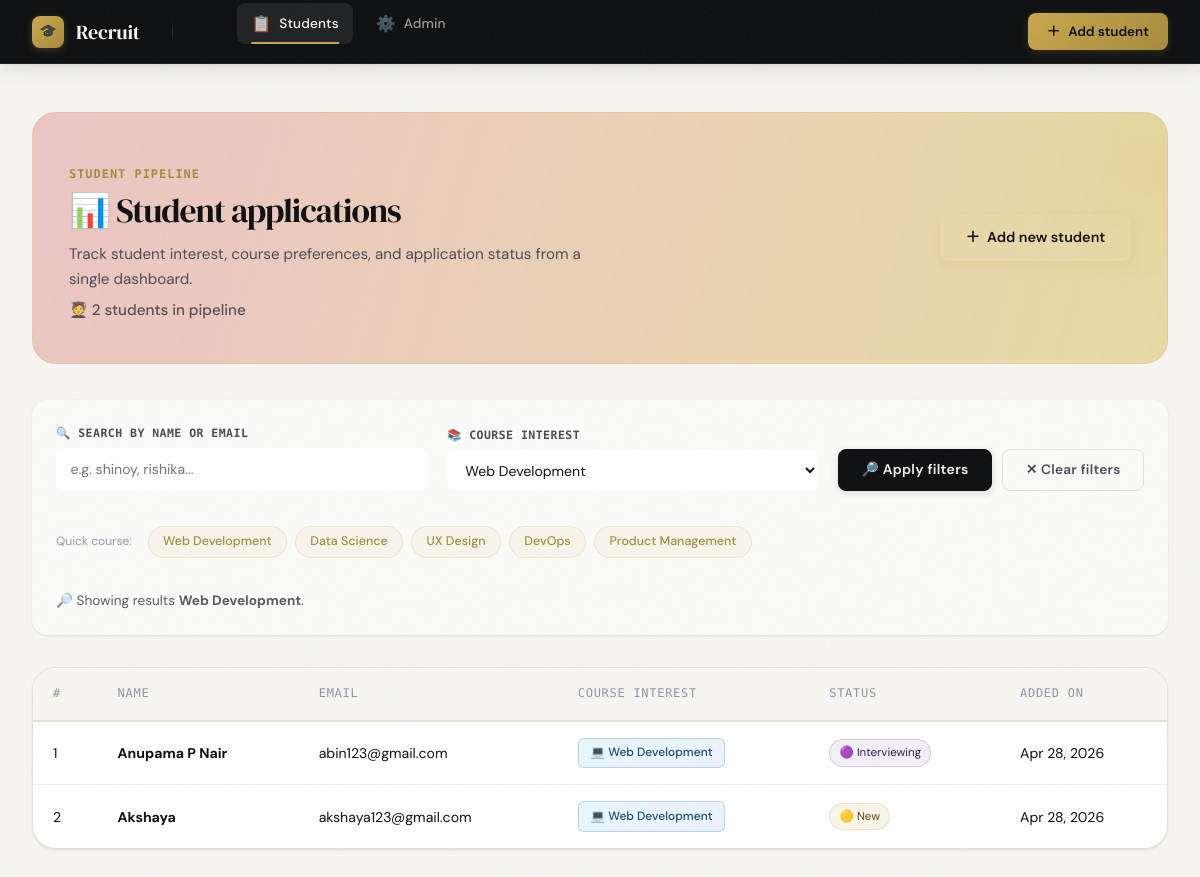
The app's page /?course_interest=web_development with its own data.
### students/models.py (models this page shows, shortened)
class Student(models.Model):
	COURSE_CHOICES = [
		("web_development", "Web Development"),
		("data_science", "Data Science"),
		("ux_design", "UX Design"),
		("devops", "DevOps"),
		("product_management", "Product Management"),
	]
	STATUS_CHOICES = [
		("new", "New"),
		("contacted", "Contacted"),
		("interviewing", "Interviewing"),
		("accepted", "Accepted"),
		("rejected", "Rejected"),
	]
	name = models.CharField(max_length=120)
	email = models.EmailField(unique=True)
	course_interest = models.CharField(max_length=32, choices=COURSE_CHOICES)
	status = models.CharField(max_length=24, choices=STATUS_CHOICES, default="new")
	created_at = models.DateTimeField(auto_now_add=True)

### students/views.py (the view)
# urls.py: path("", views.student_list, name="list"),
def student_list(request):
	query = request.GET.get("q", "").strip()
	course_interest = request.GET.get("course_interest", "").strip()
	students = Student.objects.all().order_by("-created_at")
	if query:
		students = students.filter(Q(name__icontains=query) | Q(email__icontains=query))
	if course_interest:
		students = students.filter(course_interest=course_interest)
	course_interest_label = dict(Student.COURSE_CHOICES).get(course_interest, "")
	context = {
		"students": students,
		"query": query,
		"course_interest": course_interest,
		"course_interest_label": course_interest_label,
		"course_choices": Student.COURSE_CHOICES,
		"total_count": students.count(),
	}
	return render(request, "students/student_list.html", context)

### students/templates/students/student_list.html (shortened to what this page needs)
{% extends 'students/base.html' %}
{% load static %}
{% block content %}
<div class="page-hero-card">
    <div class="title-group">
        <p class="eyebrow">Student pipeline</p>
        <h1>📊 Student applications</h1>
        <p>Track student interest, course preferences, and application status from a single dashboard.</p>
        <p class="text-muted" style="margin-top: 0.35rem; font-weight: 500;">
            🧑‍🎓 {{ total_count }} student{{ total_count|pluralize }} in pipeline
        </p>
    </div>
    <a href="{% url 'students:add' %}" class="btn-hero">
        <span aria-hidden="true">＋</span> Add new student
    </a>
</div>
<div class="toolbar-card">
    <form method="get" class="toolbar-grid">
        <div>
            <label for="q">🔍 Search by name or email</label>
            <input type="search" id="q" name="q" value="{{ query }}" placeholder="e.g. shinoy, rishika...">
        </div>
        <div>
            <label for="course_interest">📚 Course interest</label>
            <select id="course_interest" name="course_interest">
                {% for value, label in course_choices %}
                    <option value="{{ value }}"{% if value == course_interest %} selected{% endif %}>{{ label }}</option>
                {% endfor %}
            </select>
        </div>
        <div class="toolbar-actions">
            <button type="submit" class="btn btn-primary">
                🔎 Apply filters
            </button>
            {% if query or course_interest %}
            <a href="{% url 'students:list' %}" class="btn btn-outline-secondary">
                ✕ Clear filters
            </a>
            {% endif %}
        </div>
    </form>
    <div class="toolbar-pill-list">
        <span style="font-size: 0.75rem; color: var(--ink-ghost); margin-right: 0.5rem;">Quick course:</span>
        {% for value, label in course_choices|slice:':5' %}
            <a href="?course_interest={{ value }}" class="toolbar-pill">{{ label }}</a>
        {% endfor %}
    </div>
    {% if query or course_interest %}
    <p class="text-muted" style="margin-top: 1rem; margin-bottom: 0; font-size: 0.85rem;">
        🔎 Showing results{% if query %} for “<strong>{{ query }}</strong>”{% endif %}
        {% if course_interest %}<strong>{{ course_interest_label }}</strong>{% endif %}.
    </p>
    {% endif %}
</div>
<div class="card">
    <div class="card-body p-0">
        <div class="table-responsive">
            <table class="table table-hover mb-0">
                <thead>
                    <tr>
                        <th>#</th>
                        <th>Name</th>
                        <th>Email</th>
                        <th>Course Interest</th>
                        <th>Status</th>
                        <th>Added On</th>
                    </tr>
                </thead>
                <tbody>
                    {% for student in students %}
                    <tr>
                        <td>{{ forloop.counter }}</td>
                        <td><strong>{{ student.name }}</strong></td>
                        <td>{{ student.email }}</td>
                        <td>
                            {% if student.course_interest == 'web_development' %}
                                <span class="badge-course badge-course-web">💻 {{ student.get_course_interest_display }}</span>
                            {% elif student.course_interest == 'data_science' %}
                                <span class="badge-course badge-course-data">📊 {{ student.get_course_interest_display }}</span>
                            {% elif student.course_interest == 'ux_design' %}
                                <span class="badge-course badge-course-design">🎨 {{ student.get_course_interest_display }}</span>
                            {% elif student.course_interest == 'devops' %}
                                <span class="badge-course badge-course-devops">⚙️ {{ student.get_course_interest_display }}</span>
                            {% elif student.course_interest == 'product_management' %}
                                <span class="badge-course badge-course-product">📈 {{ student.get_course_interest_display }}</span>
                            {% else %}
                                <span class="badge-course">{{ student.get_course_interest_display }}</span>
                            {% endif %}
                        </td>
                        <td>
                            {% if student.status == 'new' %}
                                <span class="status-badge badge-new">🟡 New</span>
                            {% elif student.status == 'contacted' %}
                                <span class="status-badge badge-contacted">🔵 Contacted</span>
                            {% elif student.status == 'interviewing' %}
                                <span class="status-badge badge-interviewing">🟣 Interviewing</span>
                            {% elif student.status == 'accepted' %}
                                <span class="status-badge badge-accepted">🟢 Accepted</span>
                            {% elif student.status == 'rejected' %}
                                <span class="status-badge badge-rejected">🔴 Rejected</span>
                            {% else %}
                                <span class="status-badge badge-secondary">{{ student.status }}</span>
                            {% endif %}
                        </td>
                        <td>{{ student.created_at|date:"M d, Y" }}</td>
                    </tr>
                    {% endfor %}
                </tbody>
            </table>
        </div>
    </div>
</div>
{% endblock %}

### students/templates/students/student_list.html (style rules this page uses)
.page-hero-card { display: flex; flex-wrap: wrap; align-items: center; justify-content: space-between; gap: 2rem; background: linear-gradient(105deg, rgba(233, 185, 185, 0.8) 0%, rgba(231, 216, 156, 0.9) 100%); backdrop-filter: blur(14px); -webkit-backdrop-filter: blur(14px); border: 1px solid rgba(201,168,76,0.18); border-radius: var(--radius-xl); padding: 2.5rem 2.25rem; margin-bottom: 2.25rem; box-shadow: var(--shadow-gold), var(--shadow-sm); position: relative; overflow: hidden; }
.page-hero-card::before { content: ''; position: absolute; top: -30%; right: -10%; width: 260px; height: 260px; background: radial-gradient(circle, rgba(201,168,76,0.12) 0%, transparent 70%); pointer-events: none; }
.title-group .eyebrow { font-family: var(--font-mono); font-size: 0.75rem; font-weight: 600; letter-spacing: 0.08em; text-transform: uppercase; color: var(--gold-dark); margin-bottom: 0.4rem; }
.title-group h1 { font-family: var(--font-display); font-size: 2.1rem; font-weight: 400; color: var(--ink); line-height: 1.15; margin-bottom: 0.65rem; }
.title-group p { color: var(--ink-soft); font-size: 0.95rem; max-width: 540px; line-height: 1.65; }
.btn-hero { display: inline-flex; align-items: center; gap: 0.45rem; padding: 0.75rem 1.6rem; background: var(--accent-gradient); color: #0e0f11; font-weight: 600; font-size: 0.9rem; border-radius: var(--radius); text-decoration: none; box-shadow: 0 4px 14px rgba(201,168,76,0.25); transition: all 0.25s var(--ease-in-out); white-space: nowrap; }
.toolbar-card { background: rgba(255,255,255,0.6); backdrop-filter: blur(12px); -webkit-backdrop-filter: blur(12px); border: 1px solid var(--surface-3); border-radius: var(--radius-lg); padding: 1.5rem; margin-bottom: 2rem; box-shadow: var(--shadow-sm); }
.toolbar-grid { display: grid; grid-template-columns: 1fr 1fr auto; gap: 1.25rem; align-items: end; }
.toolbar-grid label { font-family: var(--font-mono); font-size: 0.72rem; font-weight: 600; letter-spacing: 0.04em; text-transform: uppercase; color: var(--ink-soft); margin-bottom: 0.35rem; display: block; }
.toolbar-grid input, .toolbar-grid select { width: 100%; border: 1px solid var(--surface-3); border-radius: var(--radius); padding: 0.65rem 0.9rem; font-size: 0.88rem; background: rgba(255,255,255,0.7); backdrop-filter: blur(4px); -webkit-backdrop-filter: blur(4px); transition: all 0.2s; }
.toolbar-actions { display: flex; gap: 0.65rem; align-items: center; }
.toolbar-pill-list { display: flex; flex-wrap: wrap; gap: 0.5rem; margin-top: 1.2rem; }
.toolbar-pill { display: inline-flex; align-items: center; gap: 0.2rem; padding: 0.3rem 0.9rem; border-radius: 50px; background: rgba(201,168,76,0.08); border: 1px solid rgba(201,168,76,0.2); color: var(--gold-dark); font-size: 0.78rem; font-weight: 500; text-decoration: none; transition: all 0.2s; }
.table tbody td { vertical-align: middle; }
.status-badge { display: inline-flex; align-items: center; gap: 0.4rem; font-size: 0.72rem; padding: 0.3em 0.8em; border-radius: 20px; }
.badge-new { background: rgba(201,168,76,0.12); color: #5c4a1a; border: 1px solid rgba(201,168,76,0.2); }
.badge-interviewing { background: rgba(102,51,153,0.08); color: #2d1b4e; border: 1px solid rgba(102,51,153,0.2); }
.badge-course { display: inline-flex; align-items: center; gap: 0.4rem; font-size: 0.75rem; padding: 0.4em 0.95em; border-radius: 6px; font-weight: 500; border: 1px solid transparent; }
.badge-course-web { background: linear-gradient(135deg, rgba(100,200,255,0.15) 0%, rgba(76,126,201,0.1) 100%); color: #1a4a7a; border-color: rgba(76,126,201,0.3); }

### records on screen
Student: name "Anupama P Nair", email "abin123@gmail.com", course_interest "Web Development", status "🟣 Interviewing", created_at "Apr 28, 2026"
Student: name "Akshaya", email "akshaya123@gmail.com", course_interest "Web Development", status "🟡 New", created_at "Apr 28, 2026"

### other values on screen
{{ total_count }} "2"
{{ label }} "Web Development" "Data Science" "UX Design" "DevOps" "Product Management"
{{ course_interest_label }} "Web Development"
form field course_interest "Web Development"
